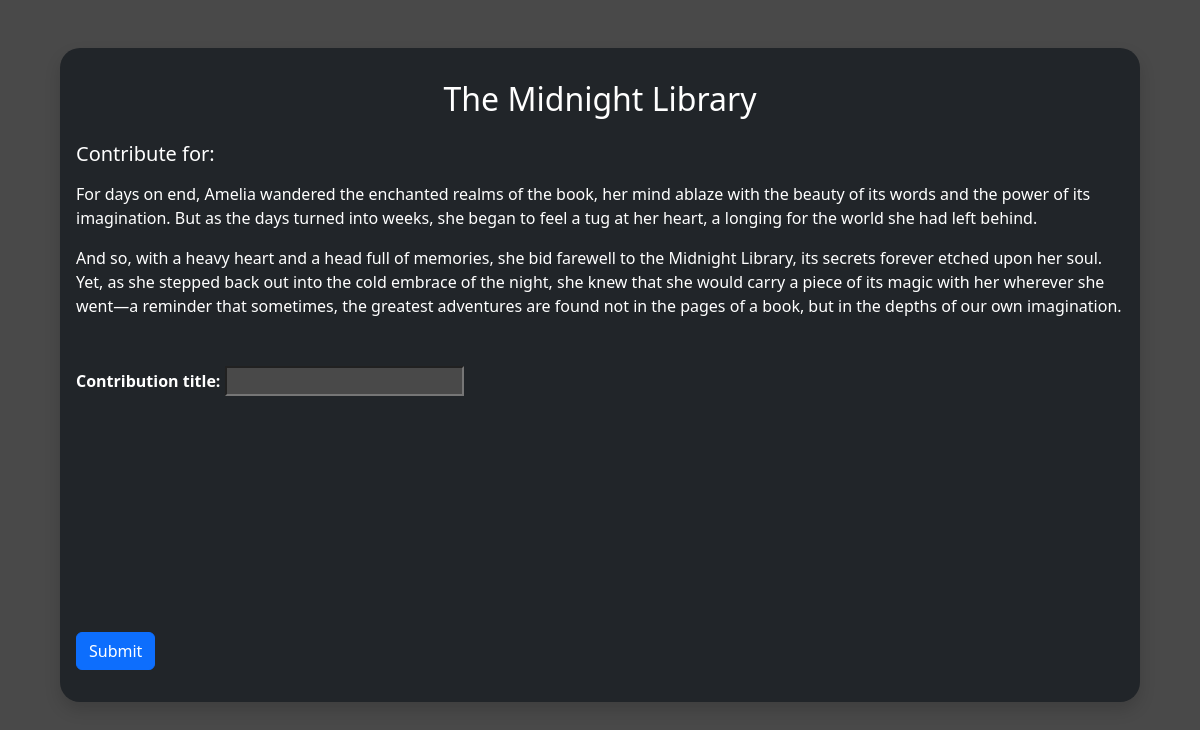
The app's page /create-contribution/2 with its own data.
### website/models.py (models this page shows)
class Story(db.Model):
    id = db.Column(db.Integer, primary_key=True)
    title = db.Column(db.String(50), unique=True)
    part1 = db.Column(db.String(500))
    part2 = db.Column(db.String(500))
    part3 = db.Column(db.String(500))
    created_at = db.Column(db.DateTime(timezone=True), default=func.now())
    user_id = db.Column(db.Integer, db.ForeignKey("user.id", ondelete="CASCADE"), nullable=False)
    contributions = db.relationship("Contribution", backref="story", passive_deletes=True)
    likes = db.relationship("Like_story", backref="story", passive_deletes=True)

### website/views.py (the view, shortened to what this page needs)
@login_required
@views.route("/create-contribution/<int:story_id>", methods=['GET', 'POST'])
def create_contri(story_id:int):
    story = Story.query.filter_by(id=story_id).first()
    return render_template("contribution-create.html", story=story)

### website/templates/contribution-create.html (shortened to what this page needs)
<!DOCTYPE html>
<html lang="en">
  <head>
    <link
      href="https://cdn.jsdelivr.net/npm/bootstrap@5.3.3/dist/css/bootstrap.min.css"
      rel="stylesheet"
    />
    <link
      rel="stylesheet"
      href="https://cdn.jsdelivr.net/npm/bootstrap-icons@1.11.3/font/bootstrap-icons.min.css"
    />
    <link
      href="https://cdn.jsdelivr.net/npm/quill@2.0.0-rc.2/dist/quill.snow.css"
      rel="stylesheet"
    />
    <link
      rel="stylesheet"
      href="{{ url_for('static', filename='css/story-contri.css') }}"
    />
  </head>
  <body>
    <div class="d-flex justify-content-center align-items-center">
      <div class="p-3 shadow align-items-center my-5" style="max-width: 90%; border-radius: 20px;">
        <form action="/view-story/{{ story.id }}" onsubmit="sendData()">
          <h2 class="text-center p-3">{{ story.title }}</h2>
          <h5>Contribute for:</h5>
          <p>{{ story.part3|safe }}</p>
          <div class="mb-3 mt-5">
            <label for="title" style="font-weight: bold"
              >Contribution title:
            </label>
            <input name="title" type="text" id="title" required style="color: white;"/>
          </div>
          <div id="editor"></div>
          <button
            class="btn btn-primary my-3"
            type="submit"
            onclick="return validate()"
          >
            Submit
          </button>
        </form>
      </div>
    </div>
  </body>
</html>

### website/static/css/story-contri.css (style rules this page uses)
#editor, #editor1, #editor2, #editor3, .ql-editor { height: 17vw; }
body { background-color: #494949; }
.p-3.shadow.align-items-center { background-color: #212529; color: white; border-radius: 20px; }
input#title { background-color: #494949; }
::placeholder { color:white; opacity: 1; }

### records on screen
Story: title "The Midnight Library", part3 "For days on end, Amelia wandered the enchanted realms of the book, her mind ablaze with the beauty of its words and the power of its imagination. But as the days turned into weeks, she began to feel a tug at her heart, a longing for the world she had left behind. And so, with a heavy heart and a head full of memories, she bid farewell to the Midnight Library, its secrets forever etched upon her soul. Yet, as she stepped back out into the cold embrace of the night, she knew that she would carry a piece of its magic with her wherever she went—a reminder that sometimes, the greatest adventures are found not in the pages of a book, but in the depths of our own imagination."
